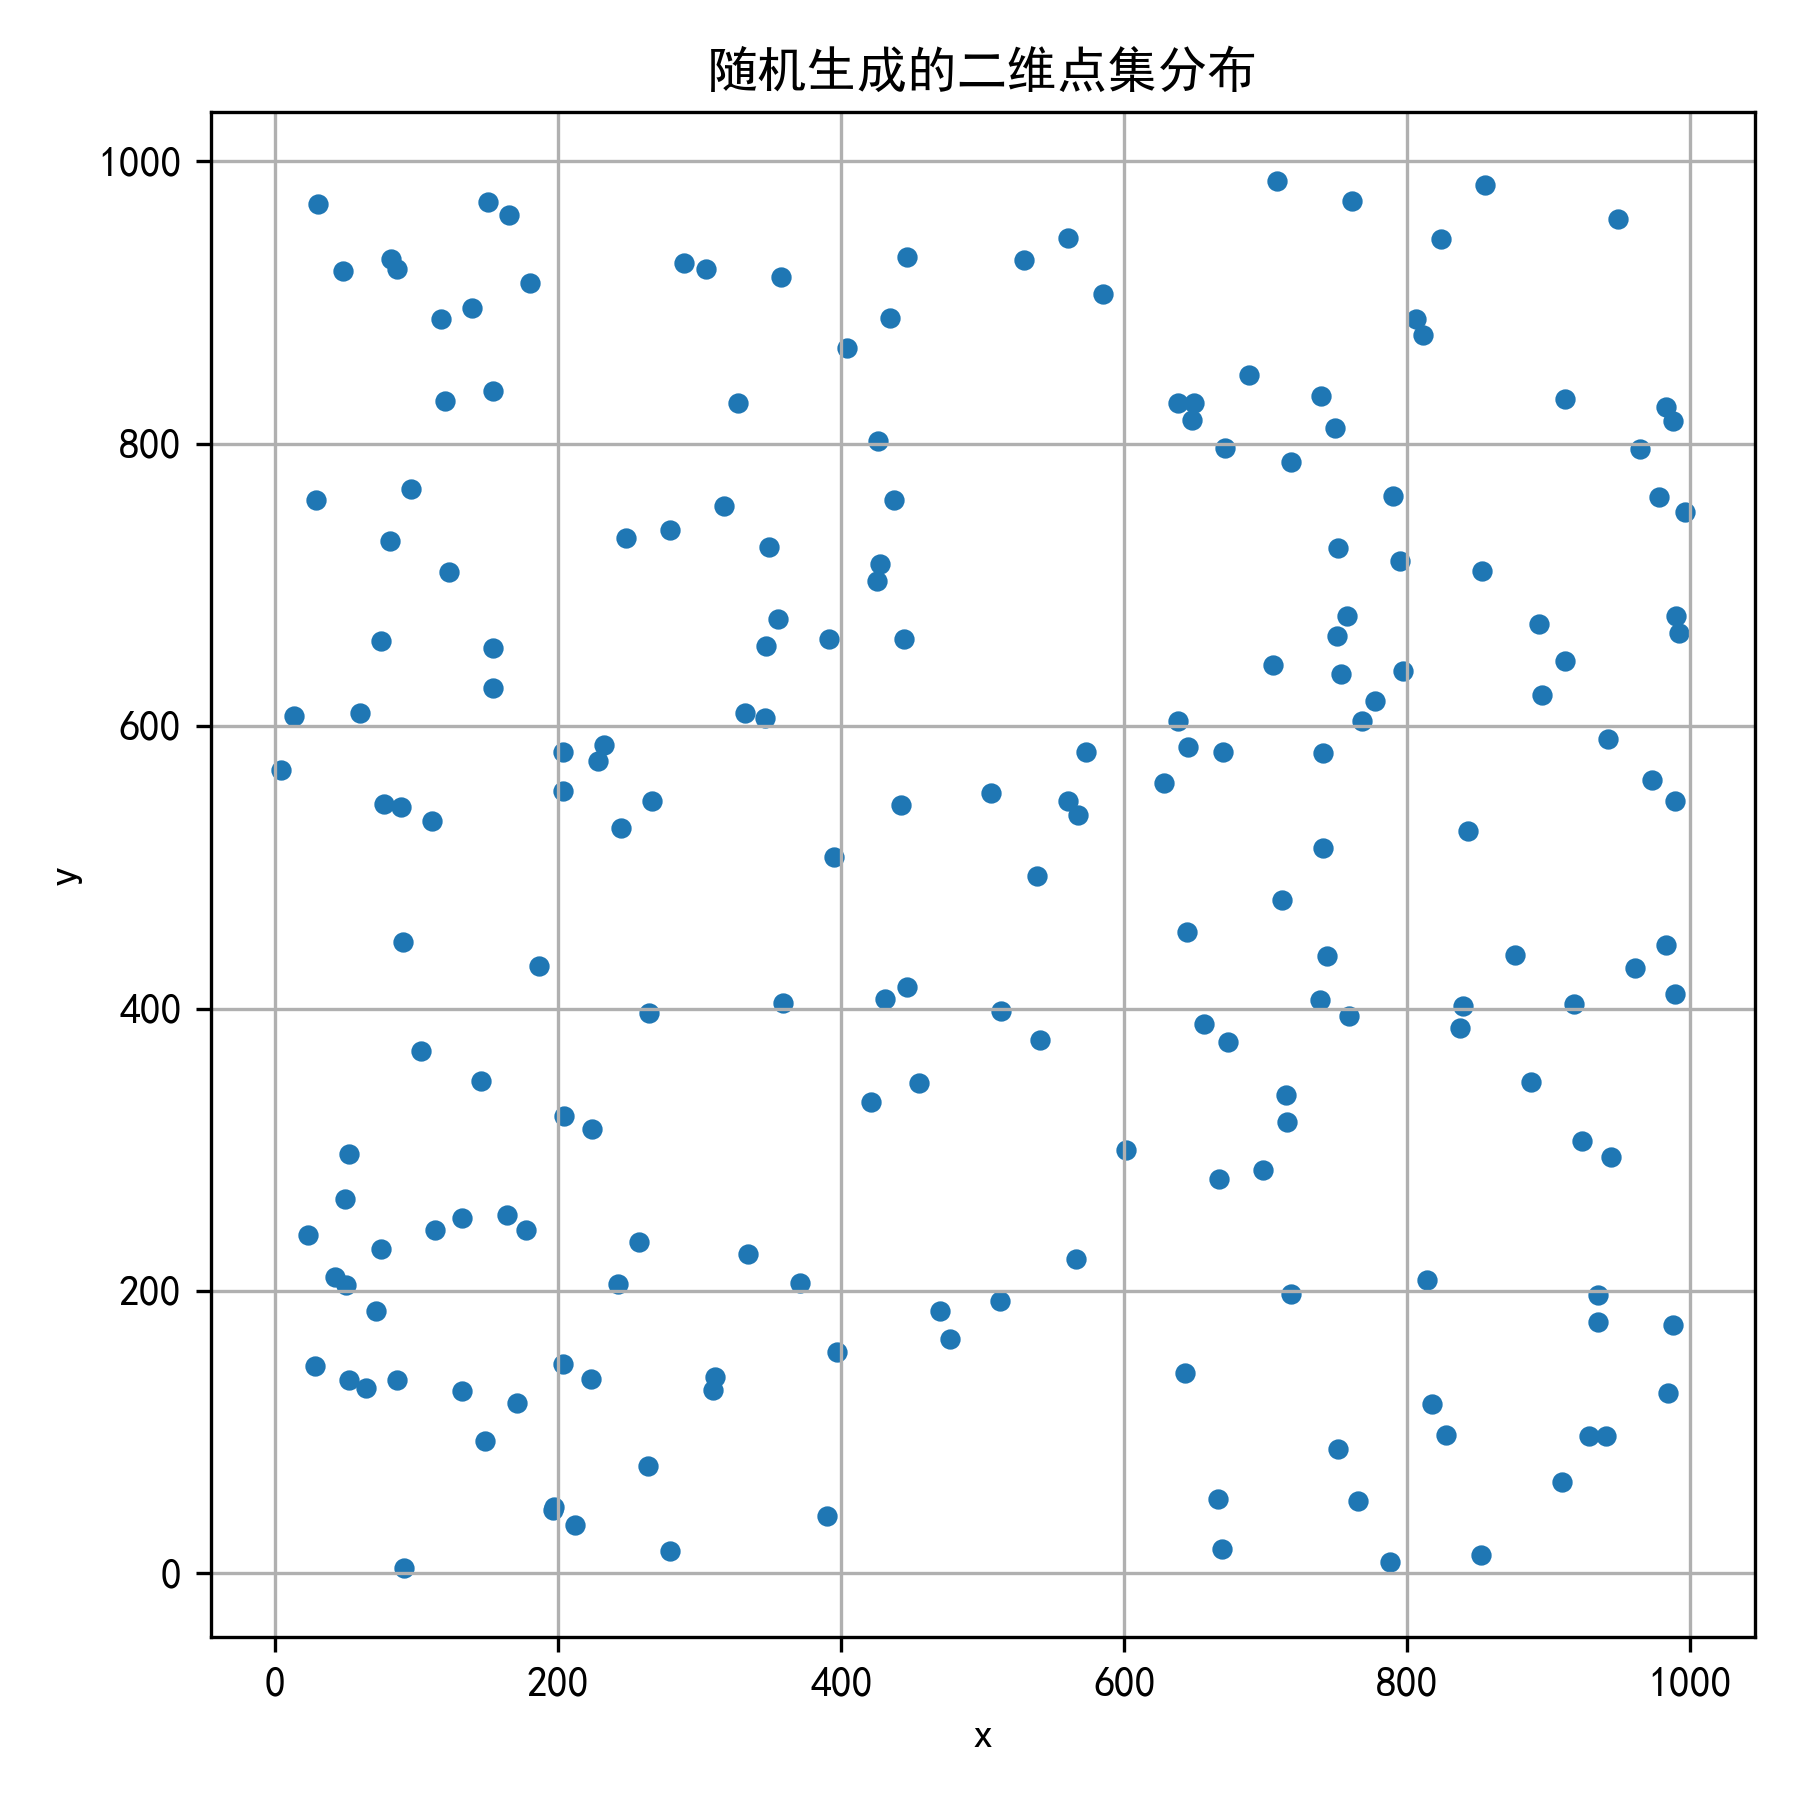

Generate this figure with Python:
import random
import matplotlib.pyplot as plt


plt.rcParams["font.sans-serif"] = ["SimHei"]      
plt.rcParams["axes.unicode_minus"] = False        

def generate_points(n, seed=20260427):
    random.seed(seed)
    points = []

    for _ in range(n):
        x = random.randint(0, 1000)
        y = random.randint(0, 1000)
        points.append((x, y))

    return points

def main():
    points = generate_points(200)

    xs = [p[0] for p in points]
    ys = [p[1] for p in points]

    plt.figure(figsize=(6, 6))
    plt.scatter(xs, ys, s=15)

    plt.xlabel("x")
    plt.ylabel("y")
    plt.title("随机生成的二维点集分布")
    plt.grid(True)
    plt.tight_layout()

    plt.savefig("point_distribution.png", dpi=300)
    plt.show()

if __name__ == "__main__":
    main()
